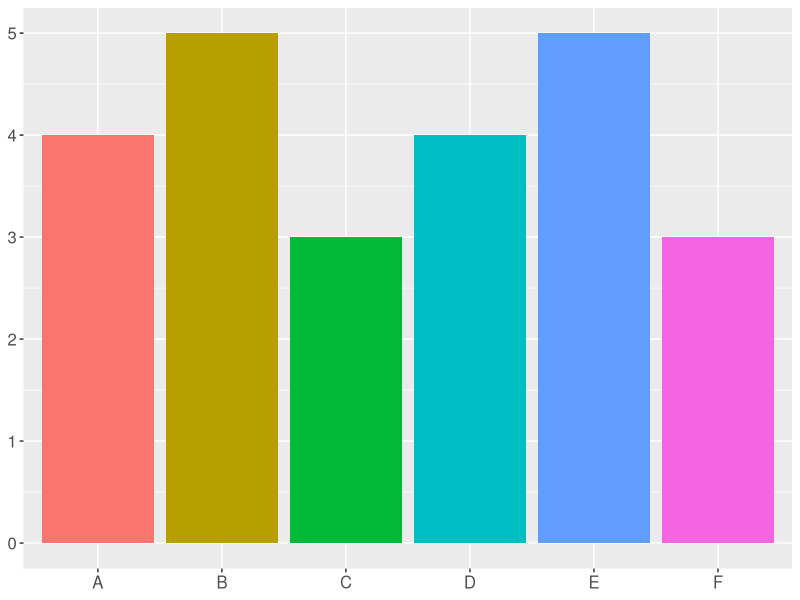

Generate this figure with R:
## ---- chunk 1
library(tidyverse)
library(magrittr)
library(readxl)
library(ggplot2)
## ---- chunk 2
bar_data <- tibble(item=c("A", "B", "C", "D", "E", "F"), count=c(4,5,3,4,5,3))
bar_data$item <- factor(bar_data$item,levels = c("A", "B", "C", "D", "E", "F"))
a <- ggplot(bar_data, aes(x=item, y=count, fill=item)) +
  geom_bar(stat="identity") +
  theme(axis.title.x = element_blank(),
        axis.text.x = element_text(size=12),
        axis.title.y = element_blank(),
        axis.text.y = element_text(size=12),
        legend.position = "none")
ggsave(a, filename="ggplotStandard6.png", width=5, height=3)
